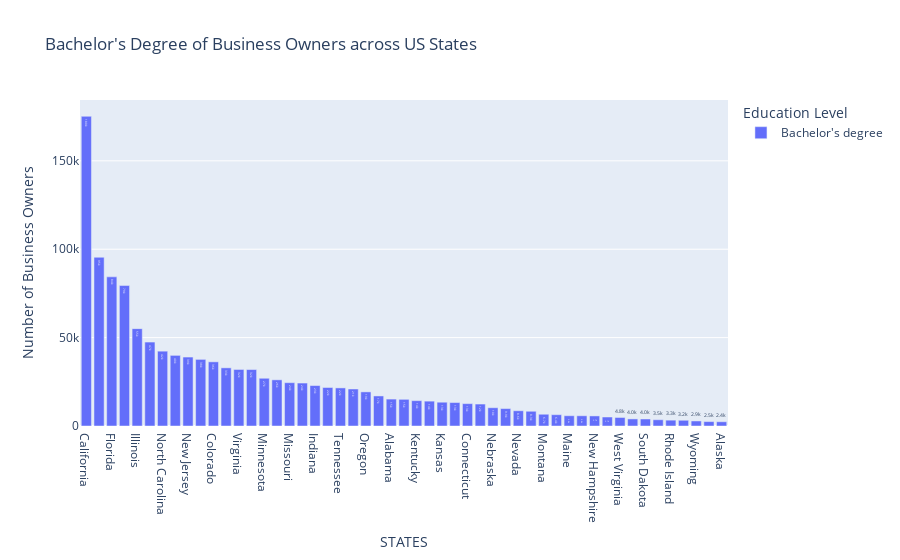

Notebook source saved alongside this figure:
### Markdown cell above
-   Since Bachelor Degree seemed to be most prominant education level among business owners, we plotted number of business owners with bachelor degrees across all states
-   Optionally can sort the values on Business Owner Number or not.

### Code cell
# bachelorStatesFilter = newdfStates["OWNCHAR_LABEL"] == "Bachelor's degree"
# bachelorStates = newdfStates[bachelorStatesFilter]
bachelorStates

bachelorStates.sort_values(by='OWNPDEMP',ascending=False,inplace=True)

#plot the total as bar
fig = px.bar(bachelorStates, x="NAME", y="OWNPDEMP",text_auto = '.2s', color="OWNCHAR_LABEL", title="Bachelor's Degree of Business Owners across US States",
               labels ={"NAME":"STATES",
                    "OWNPDEMP":"Number of Business Owners",
                    "OWNCHAR_LABEL":"Education Level"})


#fig.write_image(r"../images/education_bar_chart.png",format='png',engine='kaleido')
fig.show()

### Figure 1 — Plotly figure (JSON) as saved in the notebook; plotly's stock layout.template omitted (floating-point values rounded to 4 significant figures)
{"data": [{"alignmentgroup": "True", "hovertemplate": "Education Level=Bachelor's degree<br>STATES=%{x}<br>Number of Business Owners=%{y}<extra></extra>", "legendgroup": "Bachelor's degree", "marker": {"color": "#636efa", "pattern": {"shape": ""}}, "name": "Bachelor's degree", "offsetgroup": "Bachelor's degree", "orientation": "v", "showlegend": true, "textposition": "auto", "texttemplate": "%{y:.2s}", "type": "bar", "x": ["California", "Texas", "Florida", "New York", "Illinois", "Pennsylvania", "North Carolina", "Ohio", "New Jersey", "Georgia", "Colorado", "Michigan", "Virginia", "Washington", "Minnesota", "Massachusetts", "Missouri", "Wisconsin", "Indiana", "Arizona", "Tennessee", "Maryland", "Oregon", "South Carolina", "Alabama", "Louisiana", "Kentucky", "Oklahoma", "Kansas", "Iowa", "Connecticut", "Utah", "Nebraska", "Arkansas", "Nevada", "Idaho", "Montana", "Mississippi", "Maine", "New Mexico", "New Hampshire", "North Dakota", "West Virginia", "Hawaii", "South Dakota", "Vermont", "Rhode Island", "Delaware", "Wyoming", "District of Columbia", "Alaska"], "xaxis": "x", "y": [175196, 95444, 84370, 79452, 55075, 47485, 42339, 39956, 39004, 37685, 36300, 32899, 31983, 31930, 27009, 26116, 24499, 24303, 22878, 21784, 21553, 20937, 19297, 16998, 15228, 15090, 14333, 14061, 13456, 13265, 12656, 12422, 10336, 9852, 8629, 8336, 6655, 6399, 5817, 5784, 5704, 5084, 4827, 4004, 3967, 3541, 3308, 3241, 2850, 2497, 2406], "yaxis": "y"}], "layout": {"barmode": "relative", "legend": {"title": {"text": "Education Level"}, "tracegroupgap": 0}, "title": {"text": "Bachelor's Degree of Business Owners across US States"}, "xaxis": {"anchor": "y", "domain": [0, 1], "title": {"text": "STATES"}}, "yaxis": {"anchor": "x", "domain": [0, 1], "title": {"text": "Number of Business Owners"}}}}
